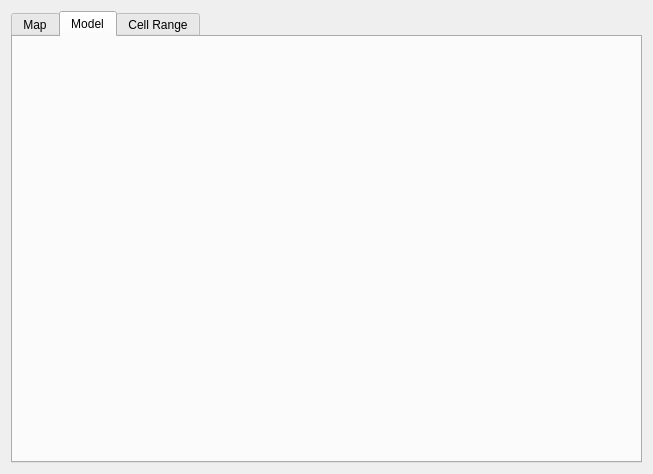
<?xml version="1.0" encoding="UTF-8"?>
<ui version="4.0">
 <class>plots</class>
 <widget class="QDialog" name="plots">
  <property name="geometry">
   <rect>
    <x>0</x>
    <y>0</y>
    <width>653</width>
    <height>474</height>
   </rect>
  </property>
  <property name="windowTitle">
   <string>Plot</string>
  </property>
  <layout class="QVBoxLayout" name="verticalLayout_2">
   <item>
    <widget class="QTabWidget" name="tabWidget">
     <property name="currentIndex">
      <number>1</number>
     </property>
     <widget class="QWidget" name="tab_1">
      <attribute name="title">
       <string>Map</string>
      </attribute>
      <layout class="QVBoxLayout" name="verticalLayout">
       <item>
        <widget class="QCustomPlot" name="customPlot" native="true"/>
       </item>
      </layout>
     </widget>
     <widget class="QWidget" name="tab">
      <attribute name="title">
       <string>Model</string>
      </attribute>
      <widget class="QCustomPlot" name="customPlot_3" native="true">
       <property name="geometry">
        <rect>
         <x>9</x>
         <y>9</y>
         <width>613</width>
         <height>409</height>
        </rect>
       </property>
      </widget>
     </widget>
     <widget class="QWidget" name="tab_2">
      <attribute name="title">
       <string>Cell Range</string>
      </attribute>
      <layout class="QVBoxLayout" name="verticalLayout_3">
       <item>
        <widget class="QCustomPlot" name="customPlot_2" native="true"/>
       </item>
      </layout>
     </widget>
    </widget>
   </item>
  </layout>
 </widget>
 <customwidgets>
  <customwidget>
   <class>QCustomPlot</class>
   <extends>QWidget</extends>
   <header>qcustomplot.h</header>
   <container>1</container>
  </customwidget>
 </customwidgets>
 <resources/>
 <connections/>
</ui>
